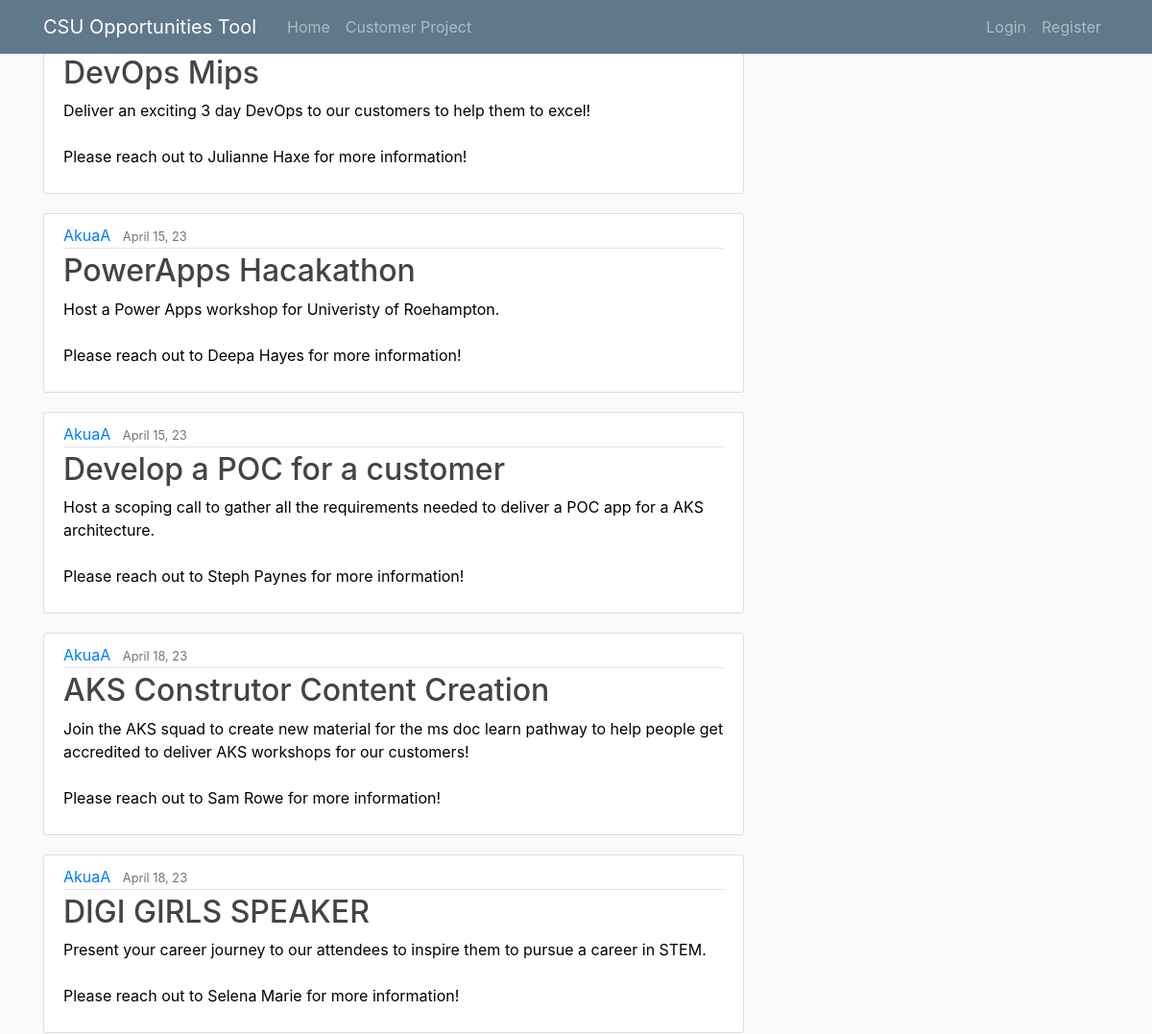
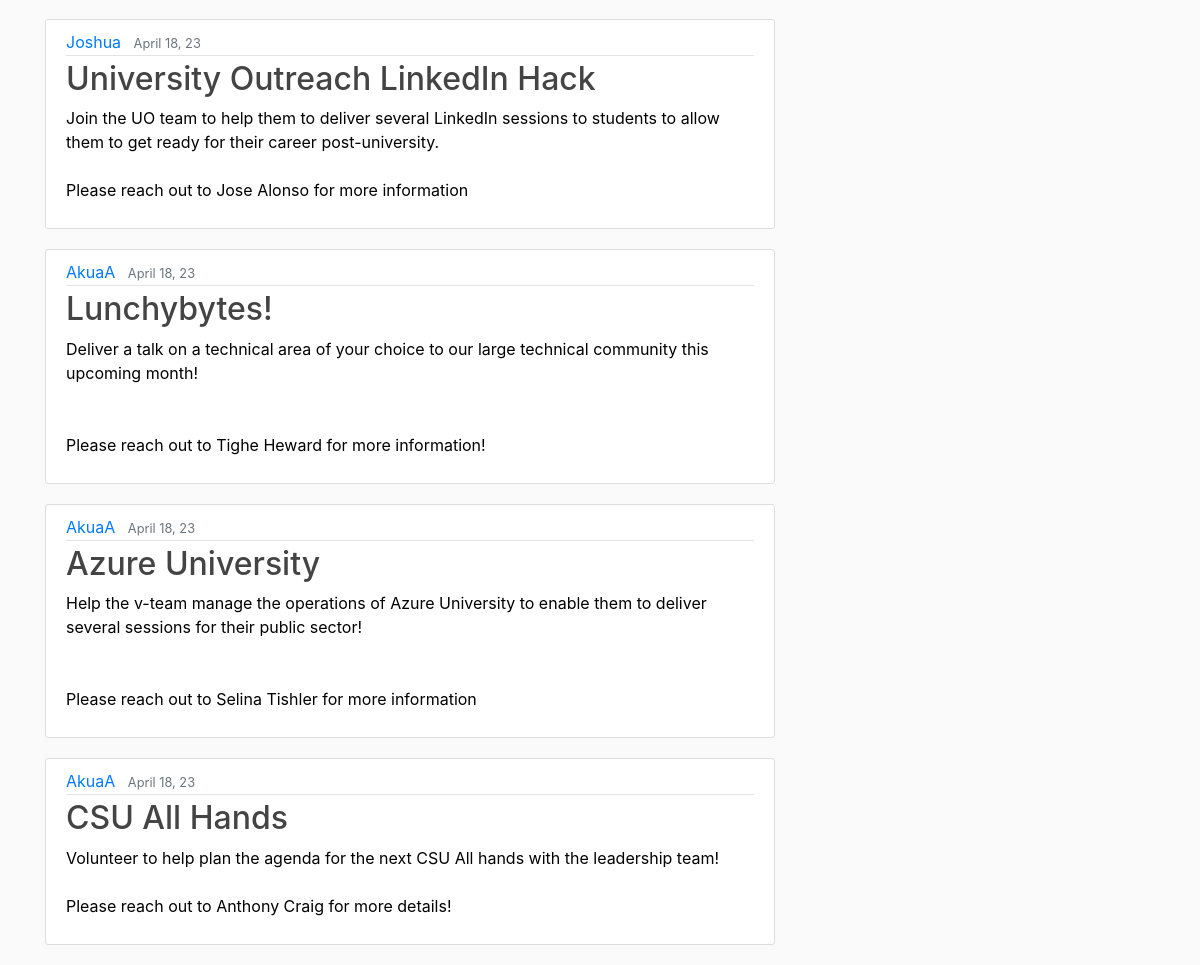
Page /customer_project/ on the committed database (2 pictures, top to bottom).
### tracker/models.py (models this page shows, shortened)
class Opportunity(models.Model):
    title = models.CharField(max_length=100)
    content = models.TextField()
    date_posted = models.DateTimeField(default=timezone.now)
    author = models.ForeignKey(User, on_delete = models.CASCADE)

### tracker/views.py (the view)
# urls.py: path('customer_project/', views.customer_project, name='tracker-customer_project'),
def customer_project(request):
    context = {
        'opportunities': Opportunity.objects.all()
    }
    return render(request, 'tracker/customer_project.html', context)

### tracker/templates/tracker/customer_project.html (shortened to what this page needs)
{% extends "tracker/base.html" %}
{% load static %}
{% block content %}
    {% for opportunity in opportunities %}
    <article class="media content-section">
        <div class="media-body">
          <div class="article-metadata">
            <a class="mr-2" href="#">{{ opportunity.author }}</a>
            <small class="text-muted">{{ opportunity.date_posted|date:"F d, y" }}</small>
          </div>
          <h2><a class="article-title" href="{% url 'opportunity-detail' opportunity.id %}">{{ opportunity.title }}</a></h2>
          <p class="article-content">{{ opportunity.content }}</p>
        </div>
      </article>
    {% endfor %}
{% endblock content %}

### tracker/static/tracker/main.css (style rules this page uses)
h1, h2, h3, h4, h5, h6 { color: turquoise; }
.content-section { background: #ffffff; padding: 10px 20px; border: 1px solid #dddddd; border-radius: 3px; margin-bottom: 20px; }
.article-title { color: #444444; }
.article-content { white-space: pre-line; }
.article-metadata { padding-bottom: 1px; margin-bottom: 4px; border-bottom: 1px solid #e3e3e3 }

### rows in the picture
Opportunity: title "DevOps Mips", content "Deliver an exciting 3 day DevOps to our customers to help them to excel! Please reach out to Julianne Haxe for more information!"
Opportunity: author "AkuaA", date_posted "April 15, 23", title "PowerApps Hacakathon", content "Host a Power Apps workshop for Univeristy of Roehampton. Please reach out to Deepa Hayes for more information!"
Opportunity: author "AkuaA", date_posted "April 15, 23", title "Develop a POC for a customer", content "Host a scoping call to gather all the requirements needed to deliver a POC app for a AKS architecture. Please reach out to Steph Paynes for more information!"
Opportunity: author "AkuaA", date_posted "April 18, 23", title "AKS Construtor Content Creation", content "Join the AKS squad to create new material for the ms doc learn pathway to help people get accredited to deliver AKS workshops for our customers! Please reach out to Sam Rowe for more information!"
Opportunity: author "AkuaA", date_posted "April 18, 23", title "DIGI GIRLS SPEAKER", content "Present your career journey to our attendees to inspire them to pursue a career in STEM. Please reach out to Selena Marie for more information!"
Opportunity: author "Joshua", date_posted "April 18, 23", title "University Outreach LinkedIn Hack", content "Join the UO team to help them to deliver several LinkedIn sessions to students to allow them to get ready for their career post-university. Please reach out to Jose Alonso for more information"
Opportunity: author "AkuaA", date_posted "April 18, 23", title "Lunchybytes!", content "Deliver a talk on a technical area of your choice to our large technical community this upcoming month! Please reach out to Tighe Heward for more information!"
Opportunity: author "AkuaA", date_posted "April 18, 23", title "Azure University", content "Help the v-team manage the operations of Azure University to enable them to deliver several sessions for their public sector! Please reach out to Selina Tishler for more information"
Opportunity: author "AkuaA", date_posted "April 18, 23", title "CSU All Hands", content "Volunteer to help plan the agenda for the next CSU All hands with the leadership team! Please reach out to Anthony Craig for more details!"
